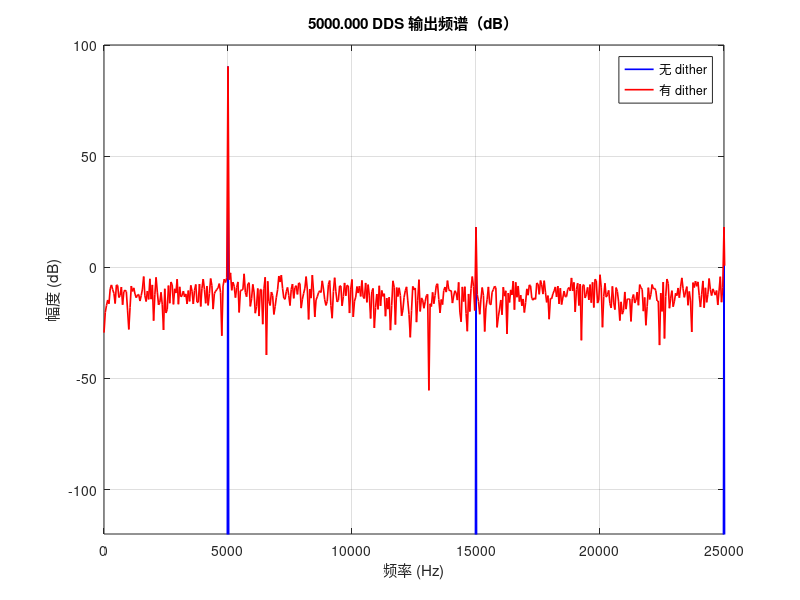

This figure's MATLAB source:
clc
clear all

%%参数设置
A   = 1             ; %信号幅度
f   = 1             ; %信号频率，DDS量化将其设置为1
addr_width = 12;%4096表
samp_num = 2^addr_width/4 ;%压缩成1/4表
fs  = samp_num *4         ;%采样频率，将其设置为要量化的相位个数
T   = 1/f/4;%1/f /4 ; %信号持续时间,只持续1/4周期
phi = 0             ;%初始相位

% t = 0 : 1/fs : T-1/fs; %构建的时间向量
t = linspace(0, 1/4, samp_num);
y = A * sin(2*pi*f*t +phi);
y(samp_num) = 1.0;
yint = int16(round(y*(2^15 -1)));

%%波形可视化
% figure;
% plot(t,y);
% 
% xlabel('时间（秒）');
% ylabel('幅度');
% title('1/4正弦波');
% grid on;

file1 = fopen('./sin_datafloat.txt','w');
file2 = fopen('./sin_data16bit.txt','w');
for i = 1:length(y)
    fprintf(file1,'%.6f\n',y(i));
    fprintf(file2,'%x\n',yint(i));
end
fclose(file1);
fclose(file2);

f_s_1               = 1 * 10^6      ;%采样频率
% f_o                 = 100000        ;%输出频率
f_o = f_s_1 /200;
phase_bits          = 48            ;%相位累加器位数
phase_accumulator   = 0                         ;%初相位
FCW                 = round(f_o/f_s_1 * 2^phase_bits); %频率控制字（整数）

% 用 1/4 正弦表 yint(4096 点, 0~90°) 通过象限映射生成完整正弦波
N_sample = round(f_s_1/f_o * 100);                    %绘制2个周期的波形
gen_wave = zeros(1, N_sample);

tbl      = double(yint);             %查表地址 0~4095 -> 索引 1~4096
phase    = phase_accumulator;

fprintf('tbl(1) = %d, tbl(%d) = %d\n', tbl(1),samp_num, tbl(samp_num));
fprintf('tbl(2) = %d, tbl(%d) = %d\n', tbl(2),samp_num -1, tbl(samp_num -1));

gen_wave_dither = zeros(1, N_sample);
phase_dither = phase_accumulator;
phase_lookup = phase_accumulator;
lfsr_data = uint32(1); 
% lfsr_data = uint8(1);

addr_shift = phase_bits - addr_width;        % = 36，被截断的低位数
dither_shift = addr_shift - 8;       % = 28，把 8 位 LFSR 放到 addr LSB 下方 8 位

for i = 1:N_sample
    % ---- 无 dither 通道 ----
    quad = floor(phase / 2^(phase_bits-2));
    addr = floor(mod(phase, 2^(phase_bits-2)) / 2^(addr_shift));
    switch quad
        case 0, gen_wave(i) =  tbl(addr + 1);
        case 1, gen_wave(i) =  tbl(samp_num - addr);
        case 2, gen_wave(i) = -tbl(addr + 1);
        case 3, gen_wave(i) = -tbl(samp_num - addr);
    end
    

    % ---- 有 dither 通道 ----


    quad1 = floor(phase_dither / 2^(phase_bits-2));
    addr1 = floor(mod(phase_dither, 2^(phase_bits-2)) / 2^(addr_shift));
    switch quad1
        case 0, gen_wave_dither(i) =  tbl(addr1 + 1);
        case 1, gen_wave_dither(i) =  tbl(samp_num - addr1);
        case 2, gen_wave_dither(i) = -tbl(addr1 + 1);
        case 3, gen_wave_dither(i) = -tbl(samp_num - addr1);
    end


    phase = mod(phase + FCW, 2^phase_bits);

    % dither_val = double(lfsr_data - 128) * 2^dither_shift;      % 关键：量纲对齐
    % dither_val = (double(lfsr_data) - 128) * 2^addr_shift /512;
    % dither_byte = double(bitand(lfsr_data, uint32(0xFF)));%23bit低8bit
    dither_byte = double(bitshift(lfsr_data, -15));%23bit高8bit
    dither_val = (double(dither_byte) - 128) / 256 * 2^addr_shift;


    phase_dither = mod(phase + dither_val, 2^phase_bits);
    % ---- LFSR 更新 ----

    % b8 = bitget(lfsr_data, 8);
    % b6 = bitget(lfsr_data, 6);
    % b5 = bitget(lfsr_data, 5);
    % b4 = bitget(lfsr_data, 4);
    % feedback = bitxor(bitxor(bitxor(b8, b6), b5), b4);   % uint8 的 0 或 1
    % lfsr_data = bitshift(lfsr_data, 1);                   % uint8 左移，自动截断
    % lfsr_data = bitor(lfsr_data, feedback);  

        % 23 位 LFSR 更新，多项式 x^23 + x^18 + 1
    b23 = bitget(lfsr_data, 23);
    b18 = bitget(lfsr_data, 18);
    feedback = bitxor(b23, b18);
    lfsr_data = bitshift(lfsr_data, 1);
    lfsr_data = bitor(lfsr_data, feedback);
    lfsr_data = bitand(lfsr_data, uint32(8388607));
end


diff_cnt = sum(gen_wave ~= gen_wave_dither);
fprintf('两通道不同的采样点数 = %d / %d\n', diff_cnt, N_sample);
fprintf('max diff = %d\n', max(abs(gen_wave - gen_wave_dither)));

samp_t = (0:N_sample-1) / f_s_1;

figure;
plot(samp_t, gen_wave);

xlabel('时间（秒）');
ylabel('幅度');
title(sprintf('%.3f Hz DDS 输出波形（查表 yint 生成）', f_o));
grid on;

%% 频谱分析（FFT）—— 对比 gen_wave 与 gen_wave_dither
N_fft = N_sample;                      % 整周期采样，不补零
% w = hann(N_sample)';
% cg = sum(w) / N_sample;
% --- 无 dither ---
% Y1  = fft(gen_wave .* w, N_fft)/cg;
Y1  = fft(gen_wave, N_fft);
P2  = abs(Y1 / N_fft);
P1  = P2(1:N_fft/2+1);
P1(2:end-1) = 2*P1(2:end-1);

% --- 有 dither ---
% Y2  = fft(gen_wave_dither .* w, N_fft)/cg;
Y2  = fft(gen_wave_dither, N_fft);
P2d = abs(Y2 / N_fft);
P1d = P2d(1:N_fft/2+1);
P1d(2:end-1) = 2*P1d(2:end-1);

f_axis = f_s_1 * (0:(N_fft/2)) / N_fft;

figure(1);
%subplot(2,1,1);
plot(f_axis, 20*log10(P1  + eps), 'b', 'LineWidth', 1.2); hold on;
%subplot(2,1,2);
plot(f_axis, 20*log10(P1d + eps), 'r', 'LineWidth', 1.2);hold off;
xlim([0 2.5*10^4]);
ylim([-120 100]);                        % 只显示 -120~0 dB
xlabel('频率 (Hz)');
ylabel('幅度 (dB)');
title(sprintf('%.3f DDS 输出频谱（dB）',f_o));
legend('无 dither', '有 dither');
grid on;



% 找到基波 bin（250 Hz 附近）
[~, k0] = min(abs(f_axis - f_o));
% 基波功率之外的最大杂散
P1_wo = P1; P1_wo(k0) = 0;
SFDR_wo = 20*log10(P1(k0) / max(P1_wo));

P1d_wo = P1d; P1d_wo(k0) = 0;
SFDR_d = 20*log10(P1d(k0) / max(P1d_wo));

[spur_val, spur_idx] = max(P1_wo);
fprintf('无 dither 最大杂散在 %.1f Hz，幅度 %.2f dB\n', f_axis(spur_idx), 20*log10(spur_val+eps));
[spur_val_d, spur_idx_d] = max(P1d_wo);
fprintf('有 dither 最大杂散在 %.1f Hz，幅度 %.2f dB\n', ...
        f_axis(spur_idx_d), 20*log10(spur_val_d+eps));



fprintf('无 dither SFDR = %.2f dB\n', SFDR_wo);
fprintf('有 dither SFDR = %.2f dB\n', SFDR_d);
fprintf('基波附近谱线：\n');
for k = k0-3:k0+3
    if k >= 1 && k <= length(f_axis)
        fprintf('  %.1f Hz: %.2f dB\n', f_axis(k), 20*log10(P1(k)+eps));
    end
end
